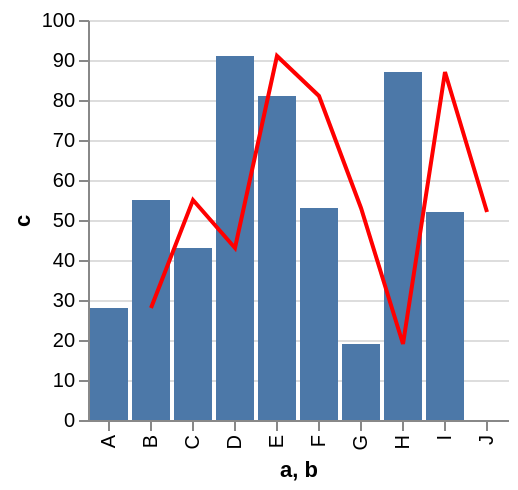

Source (Vega-Lite JSON):
### Vega specification from a JSON file in a GitHub repository (floating-point values rounded to 4 significant figures)
{"$schema": "https://vega.github.io/schema/vega/v3.0.json", "autosize": "pad", "padding": 5, "encode": {"update": {"fill": {"value": "transparent"}}}, "data": [{"name": "source_0", "values": [{"a": "A", "b": "B", "c": 28}, {"a": "B", "b": "C", "c": 55}, {"a": "C", "b": "D", "c": 43}, {"a": "D", "b": "E", "c": 91}, {"a": "E", "b": "F", "c": 81}, {"a": "F", "b": "G", "c": 53}, {"a": "G", "b": "H", "c": 19}, {"a": "H", "b": "I", "c": 87}, {"a": "I", "b": "J", "c": 52}]}, {"name": "data_1", "source": "source_0", "transform": [{"type": "formula", "expr": "toNumber(datum[\"c\"])", "as": "c"}, {"type": "filter", "expr": "datum[\"c\"] !== null && !isNaN(datum[\"c\"])"}]}, {"name": "data_2", "source": "source_0", "transform": [{"type": "formula", "expr": "toNumber(datum[\"c\"])", "as": "c"}, {"type": "filter", "expr": "datum[\"c\"] !== null && !isNaN(datum[\"c\"])"}, {"type": "collect", "sort": {"field": "b", "order": "descending"}}]}], "signals": [{"name": "x_step", "value": 21}, {"name": "width", "update": "bandspace(domain('x').length, 0.1, 0.05) * x_step"}, {"name": "height", "update": "200"}], "marks": [{"name": "layer_0_marks", "type": "rect", "role": "bar", "from": {"data": "data_1"}, "encode": {"update": {"x": {"scale": "x", "field": "a"}, "width": {"scale": "x", "band": true}, "y": {"scale": "y", "field": "c"}, "y2": {"scale": "y", "value": 0}, "fill": {"value": "#4c78a8"}}}, "clip": true}, {"name": "layer_1_marks", "type": "line", "from": {"data": "data_2"}, "encode": {"update": {"x": {"scale": "x", "field": "b", "band": 0.5}, "y": {"scale": "y", "field": "c"}, "stroke": {"value": "red"}}}, "clip": true}], "scales": [{"name": "x", "type": "band", "domain": {"fields": [{"data": "data_1", "field": "a"}, {"data": "data_2", "field": "b"}], "sort": true}, "range": {"step": {"signal": "x_step"}}, "round": true, "paddingInner": 0.1, "paddingOuter": 0.05}, {"name": "y", "type": "linear", "domain": {"fields": [{"data": "data_1", "field": "c"}, {"data": "data_2", "field": "c"}], "sort": true}, "range": [200, 0], "round": true, "nice": true, "zero": true}], "axes": [{"scale": "x", "orient": "bottom", "tickCount": 5, "title": "a, b", "zindex": 1, "encode": {"labels": {"update": {"angle": {"value": 270}, "align": {"value": "right"}, "baseline": {"value": "middle"}}}}}, {"scale": "y", "orient": "left", "title": "c", "zindex": 1}, {"scale": "y", "domain": false, "grid": true, "labels": false, "orient": "left", "ticks": false, "zindex": 0, "gridScale": "x"}]}
